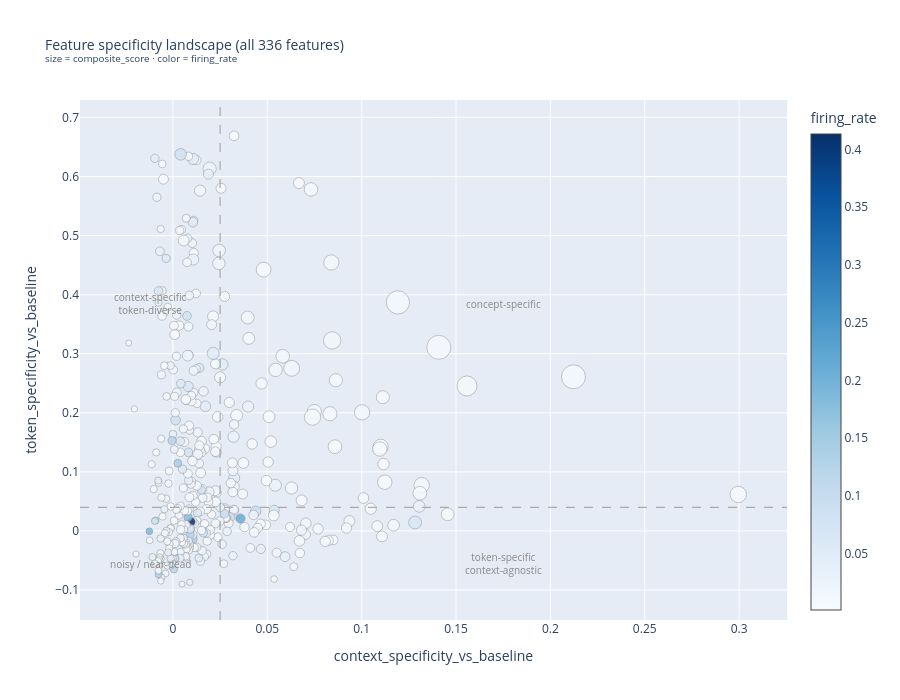

The cell this chart's notebook holds for it:
### Code cell
# Plot the feature specificity score scatter plot
# y-axis: feature_token_specificity_score
# x-axis: feature_context_specificity_score
# color: composite_score
# size: firing_rate
# Note: darker circles near the bottom-left quandrant highlight non-specific, "noisy" features
plot_feature_specificity_scatter(tracer, top_n=None, size_by="composite_score")

### Figure 1 — Plotly figure (JSON) as saved in the notebook; plotly's stock layout.template omitted (floating-point values rounded to 4 significant figures; data arrays with more than 128 entries replaced by an {"elided": "..."} marker saying what was removed)
{"data": [{"hoverinfo": "text", "marker": {"color": {"elided": "336 float values"}, "colorbar": {"title": {"text": "firing_rate"}}, "colorscale": [[0, "rgb(247,251,255)"], [0.125, "rgb(222,235,247)"], [0.25, "rgb(198,219,239)"], [0.375, "rgb(158,202,225)"], [0.5, "rgb(107,174,214)"], [0.625, "rgb(66,146,198)"], [0.75, "rgb(33,113,181)"], [0.875, "rgb(8,81,156)"], [1, "rgb(8,48,107)"]], "line": {"color": "grey", "width": 0.5}, "opacity": 0.85, "size": {"elided": "336 float values"}}, "mode": "markers", "showlegend": false, "text": {"elided": "336 str values"}, "type": "scatter", "x": {"elided": "336 float values"}, "y": {"elided": "336 float values"}}], "layout": {"annotations": [{"font": {"color": "#888", "size": 10}, "showarrow": false, "text": "context-specific<br>token-diverse", "x": -0.01211, "xref": "x", "y": 0.3848, "yref": "y"}, {"font": {"color": "#888", "size": 10}, "showarrow": false, "text": "concept-specific", "x": 0.1752, "xref": "x", "y": 0.3848, "yref": "y"}, {"font": {"color": "#888", "size": 10}, "showarrow": false, "text": "noisy / near-dead", "x": -0.01211, "xref": "x", "y": -0.05542, "yref": "y"}, {"font": {"color": "#888", "size": 10}, "showarrow": false, "text": "token-specific<br>context-agnostic", "x": 0.1752, "xref": "x", "y": -0.05542, "yref": "y"}], "height": 700, "hovermode": "closest", "shapes": [{"line": {"color": "#aaa", "dash": "dash", "width": 1.2}, "type": "line", "x0": 0.025, "x1": 0.025, "y0": -0.1508, "y1": 0.7296}, {"line": {"color": "#aaa", "dash": "dash", "width": 1.2}, "type": "line", "x0": -0.04923, "x1": 0.3254, "y0": 0.04, "y1": 0.04}], "title": {"font": {"size": 14}, "text": "Feature specificity landscape (all 336 features)<br><sup>size = composite_score · color = firing_rate</sup>"}, "width": 900, "xaxis": {"range": [-0.04923, 0.3254], "title": {"text": "context_specificity_vs_baseline"}, "zeroline": false}, "yaxis": {"range": [-0.1508, 0.7296], "title": {"text": "token_specificity_vs_baseline"}, "zeroline": false}}}
